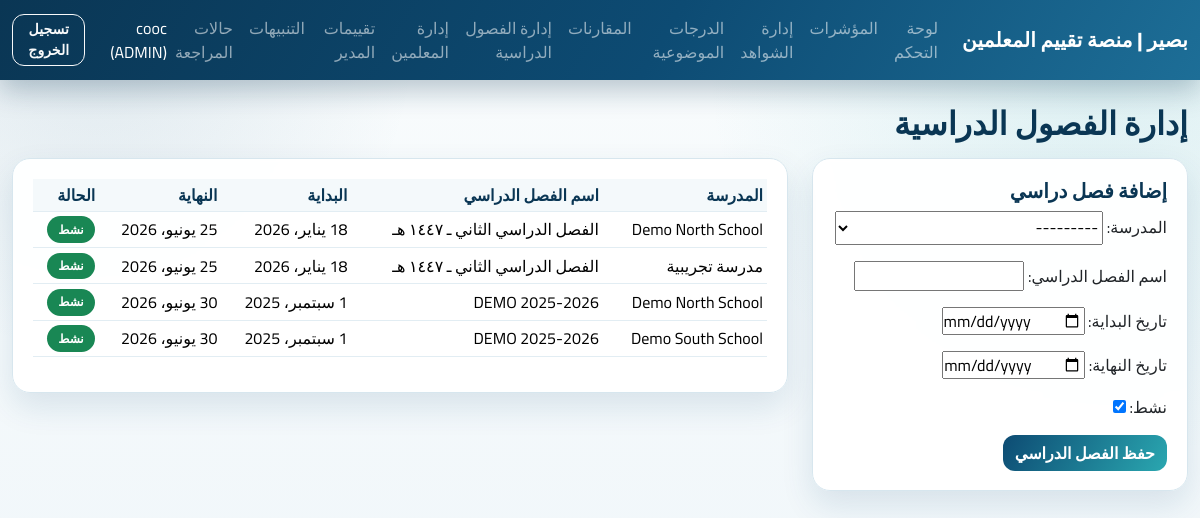
/semesters/manage/ (signed in), run on the app's committed database.
### apps/accounts/models.py (models this page shows)
class User(AbstractUser):
    class Role(models.TextChoices):
        TEACHER = "TEACHER", "Teacher"
        LEADER = "LEADER", "Leader"
        ADMIN = "ADMIN", "Admin"
    role = models.CharField(max_length=16, choices=Role.choices, default=Role.TEACHER)
    school = models.ForeignKey("schools.School", null=True, blank=True, on_delete=models.SET_NULL)
    class Meta:
        indexes = [models.Index(fields=["role", "school"])]

### apps/schools/models.py (models this page shows)
class School(models.Model):
    code = models.CharField(max_length=20, unique=True)
    name = models.CharField(max_length=255)
    is_active = models.BooleanField(default=True)
    created_at = models.DateTimeField(auto_now_add=True)
    class Meta:
        indexes = [models.Index(fields=["code"])]
    def __str__(self) -> str:
        return f"{self.code} - {self.name}"

### apps/cycles/models.py (models this page shows, shortened)
class EvaluationCycle(models.Model):
    school = models.ForeignKey("schools.School", on_delete=models.CASCADE, related_name="cycles")
    name = models.CharField(max_length=100)
    start_date = models.DateField()
    end_date = models.DateField()
    is_active = models.BooleanField(default=True)
    created_at = models.DateTimeField(auto_now_add=True)
    class Meta:
        constraints = [
            models.UniqueConstraint(fields=["school", "name"], name="uq_cycle_school_name"),
            models.CheckConstraint(check=models.Q(end_date__gte=models.F("start_date")), name="ck_cycle_dates_order"),
        ]
        indexes = [models.Index(fields=["school", "is_active"])]

### apps/ui/views.py (the view)
# urls.py: path("semesters/manage/", views.semesters_manage_page, name="semesters-manage"),
@login_required
def semesters_manage_page(request: HttpRequest) -> HttpResponse:
    if not _require_roles(request.user, [User.Role.LEADER, User.Role.ADMIN]):
        messages.error(request, "إدارة الفصول الدراسية متاحة فقط للقادة أو المديرين.")
        return redirect("ui:dashboard")
    semesters = EvaluationCycle.objects.select_related("school").order_by("-start_date")
    if request.user.role == User.Role.LEADER:
        semesters = semesters.filter(school=request.user.school)
    if request.method == "POST":
        form = SemesterCreateForm(request.POST, user=request.user)
        if form.is_valid():
            semester = form.save()
            log_audit(
                actor=request.user,
                action="semester.created",
                entity_type="EvaluationCycle",
                entity_id=str(semester.id),
                after={
                    "school_id": semester.school_id,
                    "name": semester.name,
                    "start_date": str(semester.start_date),
                    "end_date": str(semester.end_date),
                    "is_active": semester.is_active,
                },
            )
            messages.success(request, "تمت إضافة الفصل الدراسي بنجاح.")
            return redirect("ui:semesters-manage")
    else:
        form = SemesterCreateForm(user=request.user)
    return render(request, "ui/semesters_manage.html", {"form": form, "semesters": semesters})

### apps/ui/forms.py (shortened to what this page needs)
class SemesterCreateForm(forms.ModelForm):
    class Meta:
        model = EvaluationCycle
        fields = ["school", "name", "start_date", "end_date", "is_active"]
        labels = {
            "school": "المدرسة",
            "name": "اسم الفصل الدراسي",
            "start_date": "تاريخ البداية",
            "end_date": "تاريخ النهاية",
            "is_active": "نشط",
        }
        widgets = {
            "start_date": forms.DateInput(attrs={"type": "date"}),
            "end_date": forms.DateInput(attrs={"type": "date"}),
        }
    def __init__(self, *args, **kwargs):
        self.user = kwargs.pop("user")
        super().__init__(*args, **kwargs)
        if self.user.role == self.user.Role.ADMIN:
            self.fields["school"].queryset = School.objects.filter(is_active=True).order_by("name")
        else:
            self.fields["school"].queryset = School.objects.filter(id=self.user.school_id, is_active=True)

### apps/ui/views.py (called while the page is built)
def _require_roles(user: User, allowed: list[str]) -> bool:
    return user.is_authenticated and user.role in allowed

### apps/ui/templates/ui/semesters_manage.html (shortened to what this page needs)
{% extends "ui/base.html" %}
{% block content %}
<h2 class="mb-3">إدارة الفصول الدراسية</h2>
<div class="row g-4">
  <div class="col-lg-4">
    <div class="card">
      <div class="card-body">
        <h5>إضافة فصل دراسي</h5>
        <form method="post">
          {{ form.as_p }}
          <button class="btn btn-primary" type="submit">حفظ الفصل الدراسي</button>
        </form>
      </div>
    </div>
  </div>
  <div class="col-lg-8">
    <div class="card">
      <div class="card-body">
        <div class="table-responsive">
          <table class="table table-sm align-middle">
            <thead>
              <tr>
                <th>المدرسة</th>
                <th>اسم الفصل الدراسي</th>
                <th>البداية</th>
                <th>النهاية</th>
                <th>الحالة</th>
              </tr>
            </thead>
            <tbody>
              {% for semester in semesters %}
                <tr>
                  <td>{{ semester.school.name }}</td>
                  <td>{{ semester.name }}</td>
                  <td>{{ semester.start_date }}</td>
                  <td>{{ semester.end_date }}</td>
                  <td>
                    {% if semester.is_active %}
                      <span class="badge text-bg-success">نشط</span>
                    {% else %}
                      <span class="badge text-bg-secondary">غير نشط</span>
                    {% endif %}
                  </td>
                </tr>
              {% empty %}
                <tr><td colspan="5" class="text-muted">لا توجد فصول دراسية.</td></tr>
              {% endfor %}
            </tbody>
          </table>
        </div>
      </div>
    </div>
  </div>
</div>
{% endblock %}

### apps/ui/templates/ui/base.html (shortened to what this page needs)
<!doctype html>
<html lang="ar" dir="rtl">
<head>
  <link href="https://cdn.jsdelivr.net/npm/bootstrap@5.3.3/dist/css/bootstrap.rtl.min.css" rel="stylesheet">
</head>
<body>
  <nav class="navbar navbar-expand-lg navbar-dark">
    <div class="container-fluid">
      <a class="navbar-brand" href="{% url 'ui:dashboard' %}">بصير | منصة تقييم المعلمين</a>
      <div class="collapse navbar-collapse show">
        <ul class="navbar-nav me-auto mb-2 mb-lg-0">
          <li class="nav-item"><a class="nav-link" href="{% url 'ui:dashboard' %}">لوحة التحكم</a></li>
          <li class="nav-item"><a class="nav-link" href="{% url 'ui:metrics' %}">المؤشرات</a></li>
          {% if request.user.role == 'LEADER' or request.user.role == 'ADMIN' %}
            <li class="nav-item"><a class="nav-link" href="{% url 'ui:evidences-admin' %}">إدارة الشواهد</a></li>
          {% endif %}
          <li class="nav-item"><a class="nav-link" href="{% url 'ui:objective-scores' %}">الدرجات الموضوعية</a></li>
          <li class="nav-item"><a class="nav-link" href="{% url 'ui:comparisons' %}">المقارنات</a></li>
          {% if request.user.role == 'LEADER' or request.user.role == 'ADMIN' %}
            <li class="nav-item"><a class="nav-link" href="{% url 'ui:semesters-manage' %}">إدارة الفصول الدراسية</a></li>
            <li class="nav-item"><a class="nav-link" href="{% url 'ui:teachers-manage' %}">إدارة المعلمين</a></li>
            <li class="nav-item"><a class="nav-link" href="{% url 'ui:evaluations' %}">تقييمات المدير</a></li>
            <li class="nav-item"><a class="nav-link" href="{% url 'ui:flags' %}">التنبيهات</a></li>
            <li class="nav-item"><a class="nav-link" href="{% url 'ui:cases' %}">حالات المراجعة</a></li>
          {% endif %}
        </ul>
        <span class="navbar-text text-white me-3">
          {{ request.user.username }} ({{ request.user.role }})
        </span>
        <form action="{% url 'ui:logout' %}" method="post">
          <button class="btn btn-outline-light btn-sm" type="submit">تسجيل الخروج</button>
        </form>
      </div>
    </div>
  </nav>
  <main class="container my-4">
    {% block content %}{% endblock %}
  </main>
</body>
</html>

### apps/ui/templates/ui/base.html (style rules this page uses)
:root { --brand-navy: #0d4b73; --brand-navy-deep: #0a3654; --brand-teal: #2aa7b0; --brand-teal-soft: #66cbd0; --ink: #163d56; --ink-soft: #5f7a8d; --surface: #ffffff; --surface-soft: #f4f9fb; --line: #d7e6ee; --shadow: 0 14px 32px rgba(13, 75, 115, 0.12); }
body { font-family: "Cairo", sans-serif; color: var(--ink); background: radial-gradient(circle at 92% 8%, rgba(42, 167, 176, 0.13), transparent 30%), radial-gradient(circle at 8% 4%, rgba(13, 75, 115, 0.1), transparent 24%), linear-gradient(180deg, #f9fcfd 0%, #eef5f9 100%); min-height: 100vh; }
h1, h2, h3, h4, h5, h6 { font-weight: 700; color: var(--brand-navy-deep); }
.navbar { background: linear-gradient(120deg, var(--brand-navy-deep), var(--brand-navy) 55%, #1d6e97); box-shadow: 0 10px 28px rgba(10, 54, 84, 0.28); }
.navbar-brand { font-weight: 800; letter-spacing: 0.2px; }
.navbar-nav .nav-link { border-radius: 10px; padding-inline: 10px; transition: background-color 0.2s ease, color 0.2s ease; }
main.container { max-width: 1280px; }
.card { border: 1px solid var(--line); border-radius: 18px; box-shadow: var(--shadow); background: rgba(255, 255, 255, 0.94); backdrop-filter: blur(2px); }
.card .card-body { padding: 1.2rem 1.25rem; }
.table { --bs-table-bg: transparent; --bs-table-border-color: #e2edf3; color: var(--ink); }
.table thead th { background: var(--surface-soft); color: var(--brand-navy-deep); border-bottom-width: 1px; font-weight: 700; }
.btn { border-radius: 12px; font-weight: 700; box-shadow: none; }
.btn-primary { border: none; background: linear-gradient(120deg, var(--brand-navy), var(--brand-teal)); }
.badge { border-radius: 999px; padding: 0.46rem 0.72rem; font-weight: 700; }

### data on the page
User: user.username "cooc", user.role "ADMIN"
School: is_active "☑"
EvaluationCycle: school.name "Demo North School", name "الفصل الدراسي الثاني ـ ١٤٤٧ هـ", start_date "18 يناير، 2026", end_date "25 يونيو، 2026", is_active "نشط"
EvaluationCycle: school.name "مدرسة تجريبية", name "الفصل الدراسي الثاني ـ ١٤٤٧ هـ", start_date "18 يناير، 2026", end_date "25 يونيو، 2026", is_active "نشط"
EvaluationCycle: school.name "Demo North School", name "DEMO 2025-2026", start_date "1 سبتمبر، 2025", end_date "30 يونيو، 2026", is_active "نشط"
EvaluationCycle: school.name "Demo South School", name "DEMO 2025-2026", start_date "1 سبتمبر، 2025", end_date "30 يونيو، 2026", is_active "نشط"
